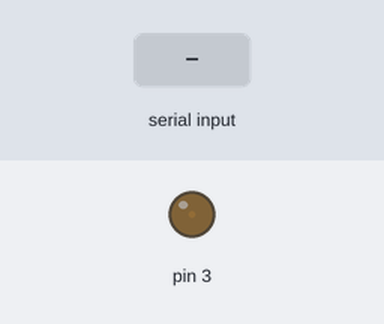
A sketch run on a simulated Arduino Uno, built with avr-gcc and run on an emulated ATmega328P. Parts: output pins drawn as LEDs (lit = HIGH). The test bench sets the inputs (shaded band).

Above: at 3.5 s.
3.6 s: "A" received over Serial
At 4.5 s:
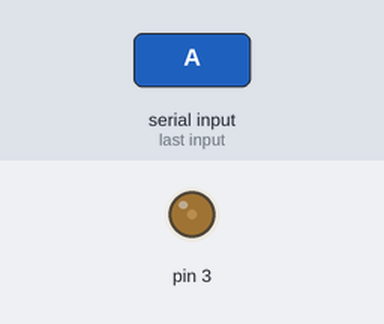
5.2 s: "B" received over Serial
At 5.7 s:
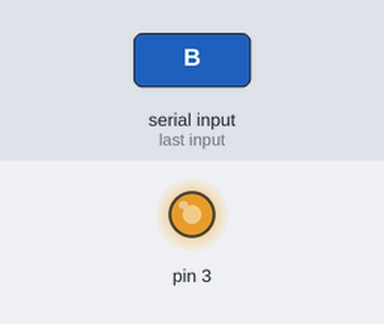
Timing chart, 0 to 8.2 s (numbered marks = the images above; inputs shaded):
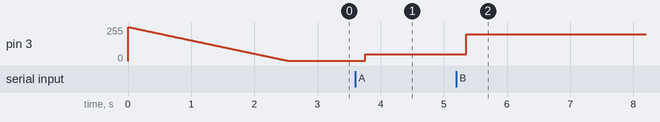

The sketch:

test8.ino
```cpp
#include <stdio.h>
#include <math.h>
int serial_putc( char c, struct __file * )
{
  Serial.write( c );
  return c;
}

void printf_begin(void)
{
  fdevopen( &serial_putc, 0 );
}

double getTemperature(){
  return analogRead(0);
}

double getLight(){
  return analogRead(1);
}

void setup() {
    Serial.begin(115200);
    printf_begin();
    pinMode(3,OUTPUT);
}

//每个实验请单独进行，将其他实验的代码注释掉
void loop(){
//实验8.2代码
//    printf("Test 8.1: \n");
//    Serial.print("Temperature ADC: ");
//    Serial.println(getTemperature());
//    Serial.print("Light ADC: ");
//    Serial.println(getLight());

//实验8.3
    for(int i = 255; i > 0; i--){
      analogWrite(3, i);
      delay(10);
    }

//实验8.4
//    while (true){
//      double temp = getTemperature();
//      double virtual_value = 5*(temp/1023);
//      double temperature_value = (5 - virtual_value)/virtual_value * 10000;
//      double result = (1 / (log(temperature_value / 10000)/3435.0 + 1/298.15)) - 273.15;
//      Serial.print("Temperature: ");
//      Serial.println(result);
//      delay(100);
//    }

//实验8.5
      while(true){
        char command = Serial.read();
        delay(100);
        if (command == 'A'){
          analogWrite(3, 50);
        }else if(command == 'B'){
          analogWrite(3, 200);
        }else if(command == 'C'){
          analogWrite(3, 250);
        }
      }

    delay(10000);
}
```

Measured:
- after the input at 3.6 s, pin 3: 1/255 → 50/255 after 0.15 s
- after the input at 5.2 s, pin 3: 50/255 → 200/255 after 0.15 s
